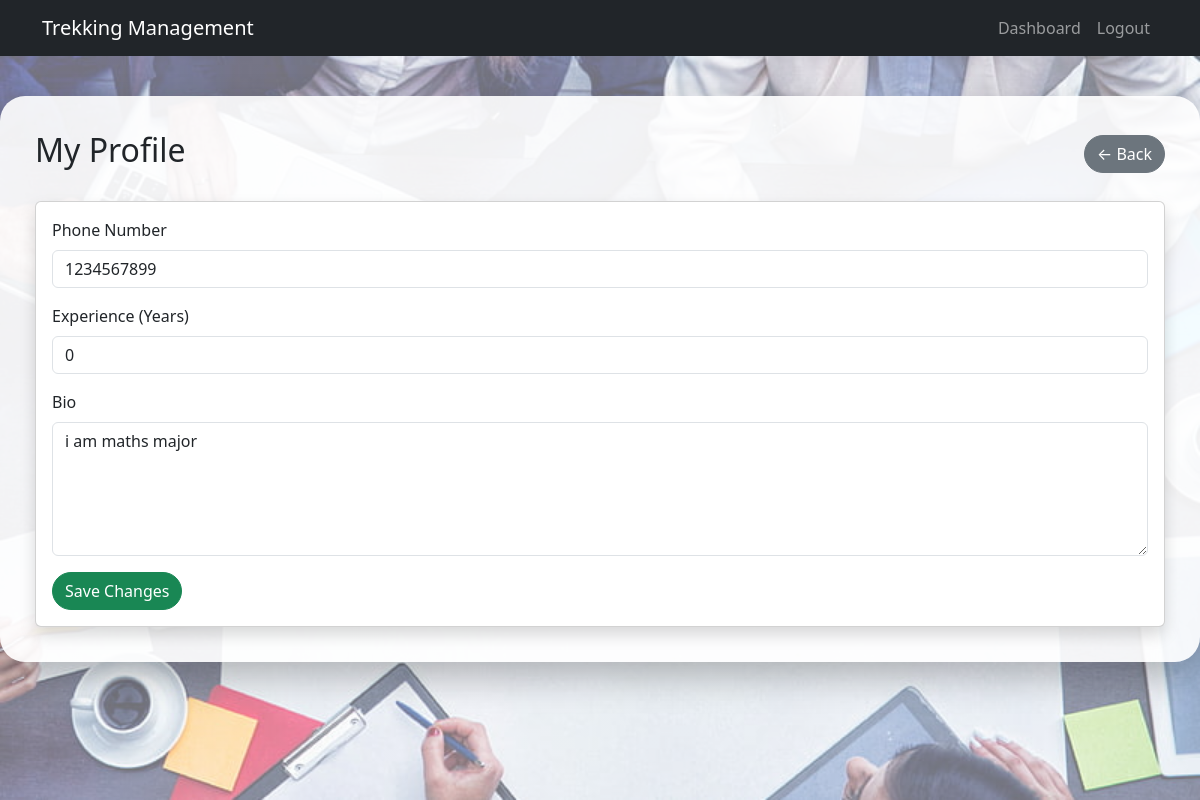
The app's page /staff/profile (signed in) with its own data.
### models/staff_profile.py (models this page shows, shortened)
class StaffProfile(db.Model):
    __tablename__ = "staff_profiles"
    id = db.Column(db.Integer, primary_key=True)
    user_id = db.Column(
        db.Integer,
        db.ForeignKey("users.id"),
        nullable=False,
        unique=True
    )
    phone = db.Column(db.String(15), nullable=False)
    experience = db.Column(db.Integer, default=0)
    bio = db.Column(db.Text)

### routes/staff.py (the view, shortened to what this page needs)
@staff.route("/staff/profile", methods=["GET", "POST"])
@login_required
def staff_profile():
    if current_user.role != ROLE_STAFF:
        return "Unauthorized", 403
    profile = current_user.staff_profile
    return render_template(
        "staff_profile.html",
        profile=profile
    )

### create_app.py (called while the page is built)
def create_app():
    app = Flask(__name__)
    app.config.from_object(Config)
    db.init_app(app)
    login_manager.init_app(app)
    @login_manager.user_loader
    def load_user(user_id):
        return db.session.get(User, int(user_id))
    app.register_blueprint(auth)
    app.register_blueprint(admin)
    app.register_blueprint(staff)
    app.register_blueprint(user)
    @app.route("/")
    def home():
        return render_template("index.html")
    return app

### templates/staff_profile.html (shortened to what this page needs)
{% extends "base.html" %}
{% block extra_css %}
<link rel="stylesheet"
      href="{{ url_for('static', filename='css/staff_dashboard.css') }}">
{% endblock %}
{% block full_page %}
<div class="staff-dashboard-page">
<div class="dashboard-container">
<div class="d-flex justify-content-between align-items-center mb-4">
    <h2>My Profile</h2>
    <a href="{{ url_for('staff.staff_dashboard') }}"
       class="btn btn-secondary">
        ← Back
    </a>
</div>
<div class="card shadow">
<div class="card-body">
<form method="POST">
    <div class="mb-3">
        <label class="form-label">Phone Number</label>
        <input
            type="text"
            name="phone"
            class="form-control"
            value="{{ profile.phone }}">
    </div>
    <div class="mb-3">
        <label class="form-label">Experience (Years)</label>
        <input
            type="number"
            name="experience"
            class="form-control"
            value="{{ profile.experience }}"
            min="0">
    </div>
    <div class="mb-3">
        <label class="form-label">Bio</label>
        <textarea
            name="bio"
            class="form-control"
            rows="5">{{ profile.bio }}</textarea>
    </div>
    <button
        type="submit"
        class="btn btn-success">
        Save Changes
    </button>
</form>
</div>
</div>
</div>
</div>
{% endblock %}

### static/css/staff_dashboard.css (style rules this page uses)
.staff-dashboard-page { min-height: calc(100vh - 56px); background: linear-gradient(rgba(255,255,255,.45), rgba(255,255,255,.45)), url("../images/staff.jpg"); background-size: cover; background-position: center; background-repeat: no-repeat; padding:40px 0; }
.dashboard-container { background:rgba(255,255,255,.90); border-radius:25px; padding:35px; box-shadow:0 15px 35px rgba(0,0,0,.25); }

### records on screen
StaffProfile: phone "1234567899", experience "0", bio "i am maths major"
